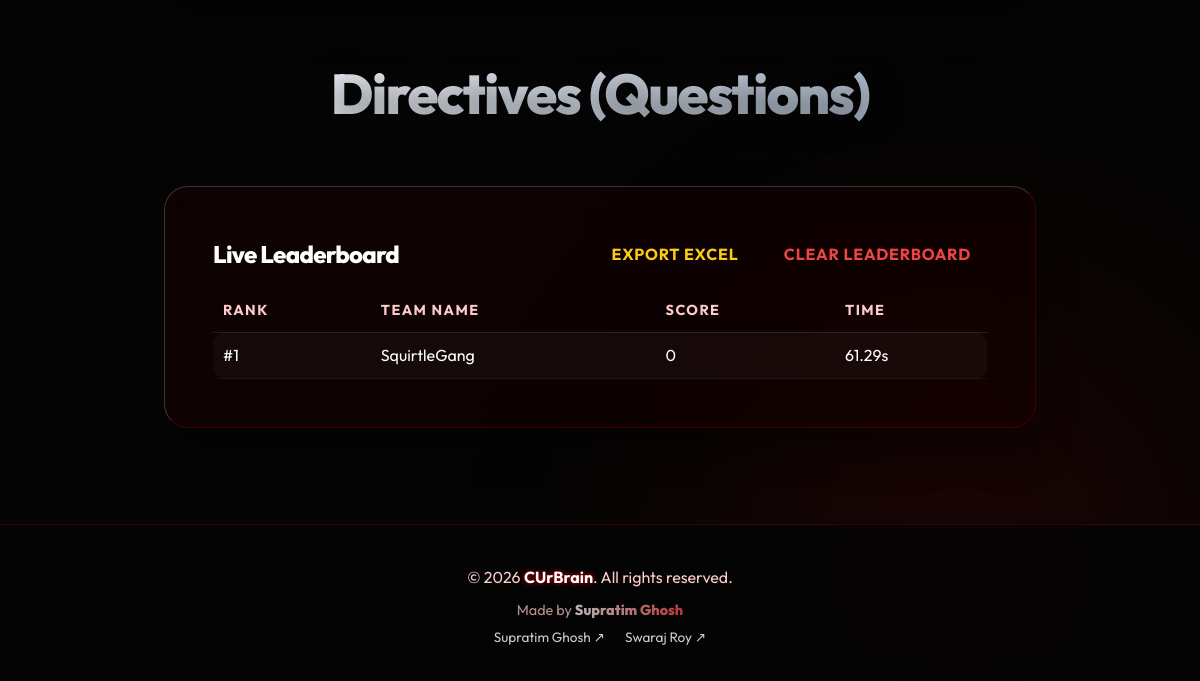
/admin/dashboard (signed in, lower part), run on an earlier commit of the app's database.
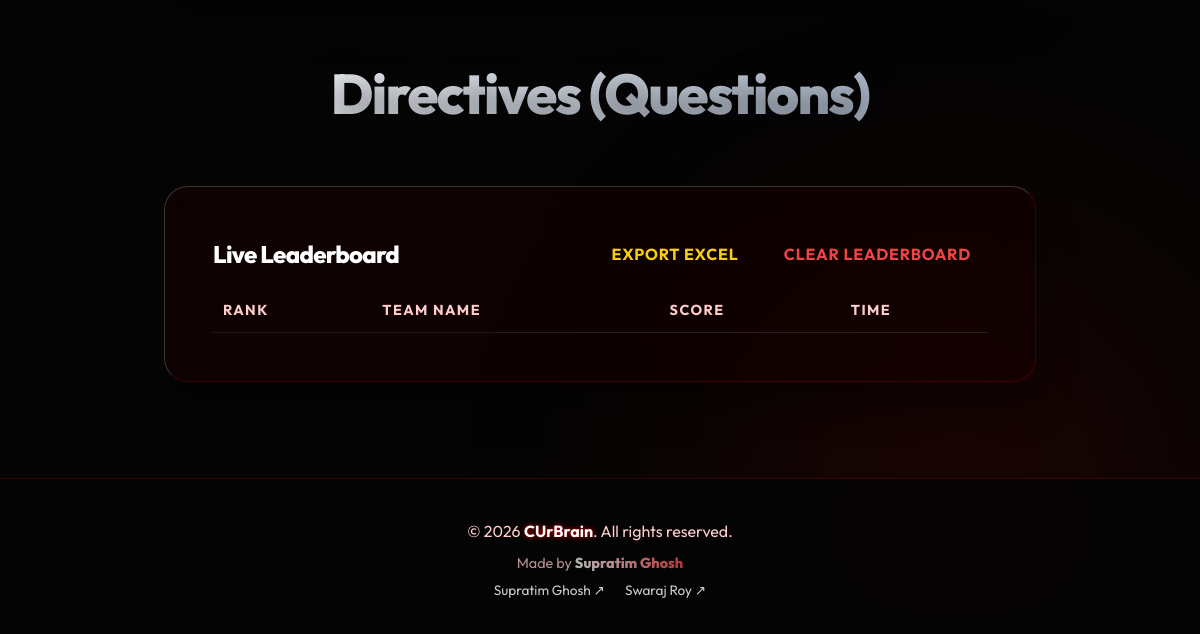
And on a later commit of the database.
### app/models.py (models this page shows)
class Team(SQLModel, table=True):
    id: Optional[int] = Field(default=None, primary_key=True)
    name: str = Field(index=True, unique=True)
    score: int = Field(default=0)
    start_time: Optional[datetime] = Field(default=None)
    end_time: Optional[datetime] = Field(default=None)
    time_taken_seconds: Optional[float] = Field(default=None)
    roll_number: Optional[str] = Field(default=None)
    rc_number: Optional[str] = Field(default=None)
    status: str = Field(default="pending")  # approved, rejected, pending

### app/routers/admin.py (the view)
@router.get("/dashboard")
def dashboard(request: Request, user = Depends(get_current_user), session: Session = Depends(get_session)):
    if not user:
        return RedirectResponse("/auth/login", status_code=status.HTTP_303_SEE_OTHER)
    questions = session.exec(select(Question)).all()
    teams = session.exec(select(Team).where(Team.status == "approved").order_by(Team.score.desc())).all()
    pending_teams = session.exec(select(Team).where(Team.status == "pending")).all()
    return templates.TemplateResponse("admin/dashboard.html", {
        "request": request,
        "user": user,
        "questions": questions,
        "teams": teams,
        "pending_teams": pending_teams
    })

### app/templates/admin/dashboard.html (shortened to what this page needs)
{% extends "base.html" %}
{% block content %}
<div class="container">
    <h2 class="title" style="margin-top: 50px;">Directives (Questions)</h2>
    <div class="card" style="margin-top: 30px;">
        <div style="display: flex; justify-content: space-between; align-items: center;">
            <h2 style="margin: 0;">Live Leaderboard</h2>
            <div>
                <a href="/admin/leaderboard/export" class="nav-link"
                    style="color: #facc15; border-color: #facc15; margin-right: 10px;">Export Excel</a>
                <a href="/admin/leaderboard/clear" class="nav-link" style="color: #ef4444; border-color: #ef4444;"
                    onclick="return confirm('WARNING: This will delete ALL teams and scores. Continue?');">Clear
                    Leaderboard</a>
            </div>
        </div>
        <div style="overflow-x: auto; margin-top: 15px;">
            <table style="width: 100%; border-collapse: collapse;">
                <thead>
                    <tr style="text-align: left; border-bottom: 1px solid rgba(255,255,255,0.1);">
                        <th style="padding: 10px;">Rank</th>
                        <th style="padding: 10px;">Team Name</th>
                        <th style="padding: 10px;">Score</th>
                        <th style="padding: 10px;">Time</th>
                    </tr>
                </thead>
                <tbody>
                    {% for team in teams %}
                    <tr style="border-bottom: 1px solid rgba(255,255,255,0.05);">
                        <td style="padding: 10px;">#{{ loop.index }}</td>
                        <td style="padding: 10px;">{{ team.name }}</td>
                        <td style="padding: 10px;">{{ team.score }}</td>
                        <td style="padding: 10px;">
                            {% if team.time_taken_seconds %}
                            {{ "%.2f"|format(team.time_taken_seconds) }}s
                            {% else %}
                            -
                            {% endif %}
                        </td>
                    </tr>
                    {% endfor %}
                </tbody>
            </table>
        </div>
    </div>
</div>
{% endblock %}

### app/templates/base.html (shortened to what this page needs)
<!DOCTYPE html>
<html lang="en">
<head>
    <link rel="stylesheet" href="{{ url_for('static', path='/css/style.css') }}?v=curbrain11">
</head>
<body>
    <div class="container {% if request.url.path != '/quiz' %}content-with-nav{% endif %}">
        {% block content %}{% endblock %}
    </div>
    <footer class="footer">
        <p>&copy; 2026 <strong>CUrBrain</strong>. All rights reserved.</p>
        <p style="font-size: 0.9rem; opacity: 0.7; margin-bottom: 5px;">Made by <span
                class="creator-text">Supratim Ghosh</span></p>
        <div style="display: flex; justify-content: center; gap: 20px; font-size: 0.85rem;">
            <a href="https://www.linkedin.com/in/supratim-ghosh-6232152b7/" target="_blank"
                style="color: inherit; opacity: 0.8; text-decoration: none;">Supratim Ghosh ↗</a>
            <a href="https://swaraj.ai.in/" target="_blank"
                style="color: inherit; opacity: 0.8; text-decoration: none;">Swaraj Roy ↗</a>
        </div>
    </footer>
</body>
</html>

### static/css/style.css (style rules this page uses)
:root { --bg-dark: #050505; --glass-surface: rgba(20, 0, 0, 0.6); --glass-border: rgba(255, 0, 0, 0.2); --glass-highlight: rgba(255, 50, 50, 0.1); --primary-glow: #e60000; --secondary-glow: #8b0000; --accent-glow: #ff5252; --primary: var(--primary-glow); --secondary: var(--accent-glow); --text-main: #ffffff; --text-muted: #ffcccc; --font-heading: 'Outfit', sans-serif; --font-mono: 'Space Mono', monospace; }
* { box-sizing: border-box; }
body { font-family: var(--font-heading); background-color: var(--bg-dark); color: var(--text-main); margin: 0; padding: 0; line-height: 1.6; min-height: 100vh; overflow-x: hidden; position: relative; }
body::before { content: ''; position: fixed; top: -20%; left: -20%; width: 80vw; height: 80vw; background: radial-gradient(circle, var(--primary-glow), transparent 60%); opacity: 0.2; filter: blur(100px); z-index: -1; animation: pulseRed 8s infinite alternate; }
body::after { content: ''; position: fixed; bottom: -20%; right: -20%; width: 80vw; height: 80vw; background: radial-gradient(circle, var(--secondary-glow), transparent 60%); opacity: 0.2; filter: blur(100px); z-index: -1; animation: pulseRed 10s infinite alternate-reverse; }
h1, h2, h3 { margin: 0 0 1rem 0; font-weight: 800; letter-spacing: -0.03em; }
.title { font-size: 3.5rem; text-align: center; margin-bottom: 3rem; background: linear-gradient(135deg, #fff 0%, #94a3b8 100%); -webkit-background-clip: text; background-clip: text; -webkit-text-fill-color: transparent; text-shadow: 0 10px 30px rgba(0, 0, 0, 0.5); animation: fadeInDown 0.8s ease-out; }
.container { max-width: 1000px; margin: 0 auto; padding: 2rem; position: relative; z-index: 10; }
.content-with-nav { padding-top: 120px; }
.card { background: var(--glass-surface); backdrop-filter: blur(20px); -webkit-backdrop-filter: blur(20px); border: 1px solid var(--glass-border); border-top: 1px solid rgba(255, 255, 255, 0.2); border-left: 1px solid rgba(255, 255, 255, 0.2); border-radius: 24px; padding: 3rem; margin-bottom: 2rem; box-shadow: 0 20px 40px rgba(0, 0, 0, 0.4); animation: fadeScale 0.6s ease-out; position: relative; overflow: hidden; }
.card::before { content: ''; position: absolute; top: 0; left: 0; right: 0; bottom: 0; background: linear-gradient(120deg, rgba(255, 255, 255, 0) 0%, rgba(255, 255, 255, 0.03) 50%, rgba(255, 255, 255, 0) 100%); transform: skewX(-15deg) translateX(-150%); transition: transform 0.5s; }
table { width: 100%; border-collapse: separate; border-spacing: 0 8px; }
th { text-align: left; padding: 1rem; color: var(--text-muted); font-size: 0.9rem; text-transform: uppercase; letter-spacing: 0.1em; }
.nav-link { color: var(--text-muted); text-decoration: none; font-weight: 600; transition: all 0.3s; font-size: 1rem; }
.nav-link { color: var(--text-muted); text-decoration: none; font-weight: 700; transition: all 0.3s; font-size: 1rem; padding: 0.5rem 1rem; border-radius: 8px; letter-spacing: 0.05em; text-transform: uppercase; position: relative; overflow: hidden; }
.nav-link::before { content: ''; position: absolute; bottom: 0; left: 0; width: 0%; height: 2px; background: var(--primary-glow); transition: width 0.3s; }
.footer { width: 100%; padding: 2rem; text-align: center; background: rgba(5, 5, 5, 0.9); border-top: 1px solid var(--glass-border); backdrop-filter: blur(10px); margin-top: auto; position: relative; z-index: 10; }
.footer p { margin: 0.5rem 0; color: var(--text-muted); }
.footer strong { color: white; text-shadow: 0 0 5px var(--primary-glow); }
.creator-text { font-family: var(--font-heading); font-weight: 800; background: linear-gradient(to right, #ffffff, #ff4d4d, #facc15); background-size: 200% auto; -webkit-background-clip: text; background-clip: text; -webkit-text-fill-color: transparent; animation: shine 3s linear infinite; display: inline-block; cursor: default; transition: transform 0.3s; }

What changed in the data, as far as the page shows it:
removed Team: name "SquirtleGang", score "0", time_taken_seconds "61.29"
